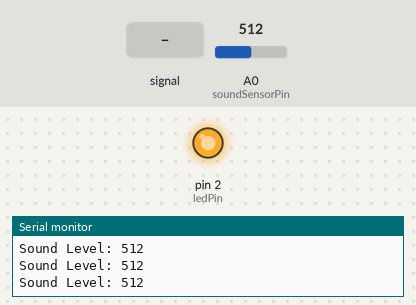
Recording of a sketch running on a simulated Arduino Uno, built with avr-gcc and run on an emulated ATmega328P. Shown: output pins drawn as LEDs (lit = HIGH), the last lines printed to the serial monitor. Dashed ring = blinking. The inputs (shaded band) are chosen by the test bench; at power-on: A0 (soundSensorPin) = 512.

Above: at 1.2 s.
1.3 s: A0 (soundSensorPin) fed a 200 Hz sine of ±255 counts around its level
At 3.6 s:
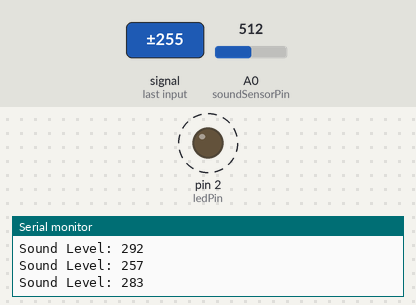
4.3 s: A0 (soundSensorPin) set to 306
5.8 s: A0 (soundSensorPin) set to 388
7.3 s: A0 (soundSensorPin) set to 411
At 8.5 s:
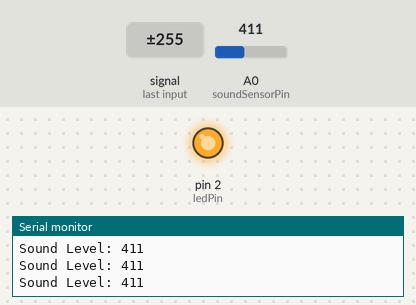
8.8 s: A0 (soundSensorPin) set to 390
At 9.8 s:
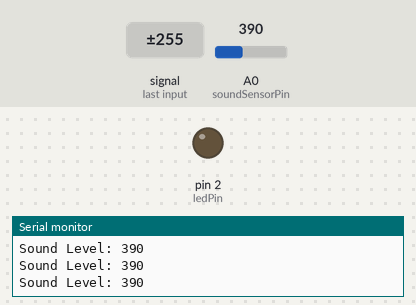
Timing chart, 0 to 11.3 s (numbered marks = the images above; inputs shaded):
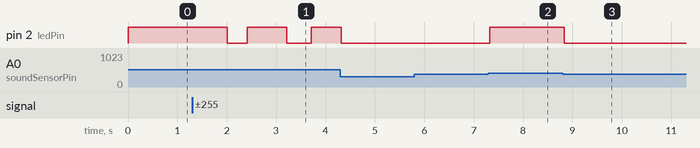

The sketch:

big_sound-small_sound.ino
```cpp
const int soundSensorPin = 0;
const int ledPin = 2;

void setup() {

    pinMode(soundSensorPin, INPUT);  //Sets soundSensorPin as input pin
    pinMode(ledPin, OUTPUT);  //Sets ledPin as output pin
    Serial.begin(9600);

}

void loop() {

    int soundValue = analogRead(soundSensorPin);  //Reads analog value from the sound sensor - higher value mean louder sound
    Serial.print("Sound Level: ");
    Serial.println(soundValue);

    int threshold = 400;  //Defines a threshold value to decide whether the sound is loud enough

    if(soundValue > threshold) {    //If the sound is above threshold the led turns on
        digitalWrite(ledPin, HIGH);
    }else{
        digitalWrite(ledPin, LOW);
    }

    delay(100);
}
```

Measured:
- after the input at 1.3 s, pin 2 (ledPin): alternates HIGH for 0.80 s and LOW for 0.45 s, starting after 0.71 s
- after the input at 7.3 s, pin 2 (ledPin): LOW → HIGH at once
- after the input at 8.8 s, pin 2 (ledPin): HIGH → LOW at once
